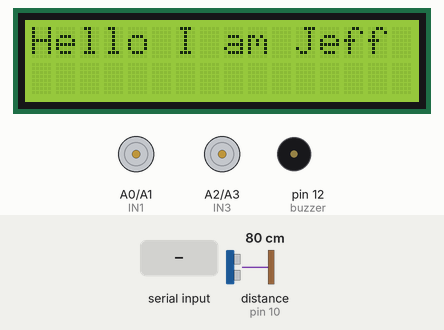
Simulated run of this sketch. Board: Arduino Uno, built with avr-gcc and run on an emulated ATmega328P. Shown: 16×2 character LCD, motor-driver pin pairs drawn as motors (green arrow = first pin HIGH = forward, orange = second pin HIGH = backward, longer = more drive, scaled by the enable pin), buzzer (waves = sounding). Wiring (inferred from the names in the program): ultrasonic range finder: trigger pin 2; echo pin 10. The inputs (shaded band) are chosen by the test bench; at power-on: distance to the obstacle (sensor on pin 10) 80 cm. The echo pulse lasts 58.3 µs per cm; what the sketch prints to the serial monitor is not drawn.

Above: at 1.2 s.
1.3 s: "F" received over Serial
At 1.7 s:
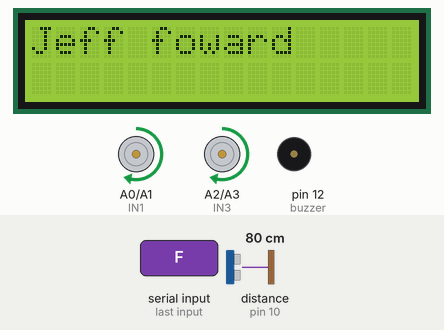
2.8 s: "B" received over Serial
At 3.1 s:
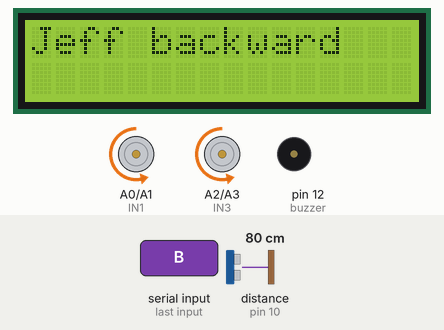
4.3 s: distance to the obstacle (sensor on pin 10) set to 23 cm
5.8 s: distance to the obstacle (sensor on pin 10) set to 19 cm
At 6.2 s:
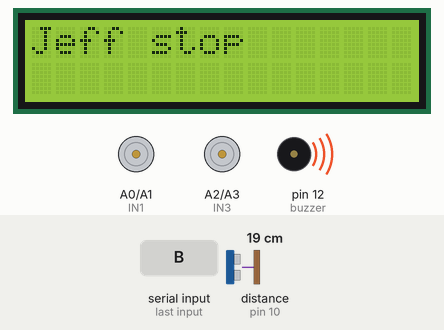
8.3 s: "L" received over Serial
At 9.5 s:
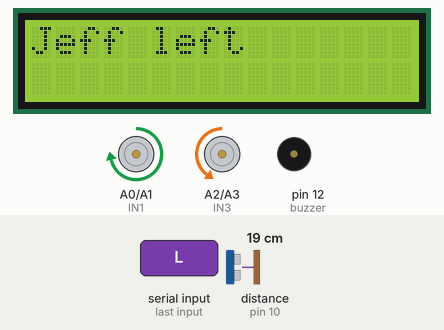
9.8 s: "R" received over Serial
At 10.6 s:
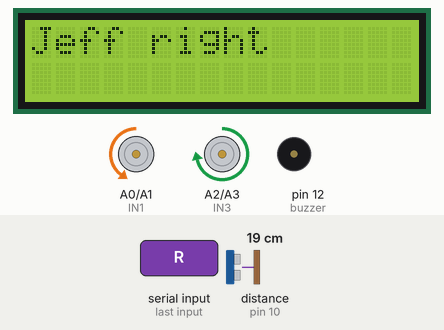
Timing chart, 0 to 12.3 s (numbered marks = the images above; inputs shaded):
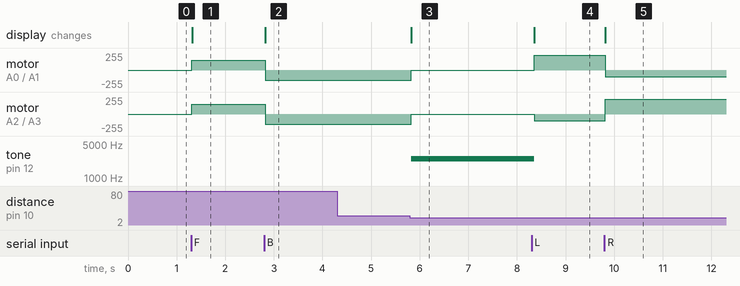

Measured:
- the behaviour switches between 21 and 20 cm on distance to the obstacle (sensor on pin 10) (found by bisection; images 2 and 3)
- after the input at 1.3 s, motor on A0 (IN1) / A1 (IN2), motor on A2 (IN3) / A3 (IN4): stopped → forward 150/255 at once; the display: changes at once (image 1)
- after the input at 2.8 s, motor on A0 (IN1) / A1 (IN2), motor on A2 (IN3) / A3 (IN4): forward 150/255 → backward 150/255 at once; the display: changes at once (image 2)
- after the input at 4.3 s, every drawn part: stays the same
- after the input at 5.8 s, motor on A0 (IN1) / A1 (IN2), motor on A2 (IN3) / A3 (IN4): backward 150/255 → stopped at once; tone on pin 12 (buzzer): silent → 2500 Hz at once; the display: changes at once (image 3)
- after the input at 8.3 s, motor on A0 (IN1) / A1 (IN2): stopped → forward 220/255 after 0.05 s; motor on A2 (IN3) / A3 (IN4): stopped → backward 100/255 after 0.05 s; tone on pin 12 (buzzer): 2500 Hz → silent after 0.05 s; the display: changes after 0.06 s (image 4)
- after the input at 9.8 s, motor on A0 (IN1) / A1 (IN2): forward 220/255 → backward 100/255 at once; motor on A2 (IN3) / A3 (IN4): backward 100/255 → forward 220/255 at once; the display: changes at once (image 5)

The sketch:

Advanced_Features.ino
```cpp
#include <LiquidCrystal.h>
#include<Wire.h>

const int rs = 8, en = 9, d4 = 4, d5 = 5, d6 = 6, d7 = 7;
LiquidCrystal lcd(rs, en, 4, 5, 6, 7); // Initialize the LCD with your pin configuration

// Motor control pins
int RIGHT_SENSOR = 12;
int LEFT_SENSOR = 13;

int ENA = 11;
int IN1 = A0; // RIGHT BACKWARD
int IN2 = A1; // RIGHT FORWARD

int ENB = 3;
int IN3 = A2; // LEFT BACKWARD
int IN4 = A3; // LEFT FORWARD

// Ultrasonic sensor
const int trigPin = 2;
const int echoPin = 10;
const int buzzer = 12;
double duration;
double distance;
char t;

double readUltrasonic()
{
  // Clears the trigPin
  digitalWrite(trigPin, LOW);
  delayMicroseconds(2);

  // Sets the trigPin on HIGH state for 10 micro seconds
  digitalWrite(trigPin, HIGH);
  delayMicroseconds(10);
  digitalWrite(trigPin, LOW);

  // Reads the echoPin, returns the sound wave travel time in microseconds
  duration = pulseIn(echoPin, HIGH);

  // Calculating the distance
  distance = duration * 0.0343 / 2;

  // Prints the distance on the Serial Monitor
  Serial.print("Distance: ");
  Serial.println(distance);
  return(distance);
}

void stop(){
  analogWrite(ENA, 0);
  analogWrite(ENB, 0);
  digitalWrite(IN1, LOW);
  digitalWrite(IN2, LOW);
  digitalWrite(IN3, LOW);
  digitalWrite(IN4, LOW);

  lcd.clear();
  lcd.setCursor(0, 0);
  lcd.print("Jeff stop");
}

void setup()
{
  //Motor
  pinMode(ENA, OUTPUT);
  pinMode(ENB, OUTPUT);
  pinMode(IN1, OUTPUT);
  pinMode(IN2, OUTPUT);
  pinMode(IN3, OUTPUT);
  pinMode(IN4, OUTPUT);

  //Ultrasonic
  pinMode(trigPin, OUTPUT); // Sets the trigPin as an Output
  pinMode(echoPin, INPUT); // Sets the echoPin as an Input

  pinMode(buzzer, OUTPUT);

  Serial.begin(9600);

  lcd.begin(16, 2); // Initialize a 16x2 LCD
  lcd.setCursor(0, 0);
  lcd.print("Hello I am Jeff");
}

void loop() {
  distance = readUltrasonic();

  if(Serial.available()){
    t = Serial.read();
    Serial.println(t);
  }

  if(t == 'F'){            //move  forward(all motors rotate in forward direction)
    analogWrite(ENA, 150);
    analogWrite(ENB, 150);
    digitalWrite(IN1, HIGH);
    digitalWrite(IN2, LOW);
    digitalWrite(IN3, HIGH);
    digitalWrite(IN4, LOW);
    lcd.clear();
    lcd.setCursor(0, 0);
    lcd.print("Jeff foward");
  }

  else if(t == 'B'){      //move reverse (all  motors rotate in reverse direction)
    if (distance>=20) {
      analogWrite(ENA, 150);
      analogWrite(ENB, 150);
      digitalWrite(IN1, LOW);
      digitalWrite(IN2, HIGH);
      digitalWrite(IN3, LOW);
      digitalWrite(IN4, HIGH);
      lcd.clear();
      lcd.setCursor(0, 0);
      lcd.print("Jeff backward");
    }
    else{
      stop();
      tone(buzzer, 2500);
      delay(500);
      tone (buzzer, 2500);
      noTone (buzzer);
    }


  }

  else if(t == 'L'){      //turn right (left side motors rotate in forward direction,  right side motors doesn't rotate)
    analogWrite(ENA, 220);
    analogWrite(ENB, 100);
    digitalWrite(IN1, HIGH);
    digitalWrite(IN2, LOW);
    digitalWrite(IN3, LOW);
    digitalWrite(IN4, HIGH);

    lcd.clear();
    lcd.setCursor(0, 0);
    lcd.print("Jeff left");
  }

    else  if(t == 'R'){      //turn left (right side motors rotate in forward direction, left  side motors doesn't rotate)
    analogWrite(ENA, 100);
    analogWrite(ENB, 220);
    digitalWrite(IN1, LOW);
    digitalWrite(IN2, HIGH);
    digitalWrite(IN3, HIGH);
    digitalWrite(IN4, LOW);

    lcd.clear();
    lcd.setCursor(0, 0);
    lcd.print("Jeff right");
  }

  else  if(t == 'G'){      //Foward left
    analogWrite(ENA, 255);
    analogWrite(ENB, 85);
    digitalWrite(IN1, HIGH);
    digitalWrite(IN2, LOW);
    digitalWrite(IN3, HIGH);
    digitalWrite(IN4, LOW);
  }

  else  if(t == 'I'){      //Foward right
    analogWrite(ENA, 85);
    analogWrite(ENB, 255);
    digitalWrite(IN1, HIGH);
    digitalWrite(IN2, LOW);
    digitalWrite(IN3, HIGH);
    digitalWrite(IN4, LOW);
  }

  else  if(t == 'H'){      //Backward left
    analogWrite(ENA, 255);
    analogWrite(ENB, 85);
    digitalWrite(IN1, LOW);
    digitalWrite(IN2, HIGH);
    digitalWrite(IN3, LOW);
    digitalWrite(IN4, HIGH);
  }

  else  if(t == 'J'){      //Backward right
    analogWrite(ENA, 85);
    analogWrite(ENB, 255);
    digitalWrite(IN1, LOW);
    digitalWrite(IN2, HIGH);
    digitalWrite(IN3, LOW);
    digitalWrite(IN4, HIGH);
  }

  else  if(t == 'V'){      //Horn on
    tone(buzzer, 2500);
    delay(500);
  }

  else  if(t == 'v'){      //Horn off
    noTone (buzzer);
  }

  else if(t == 'S'){      //STOP (all motors stop)
    stop();
  }
  //delay(100);
}
```
